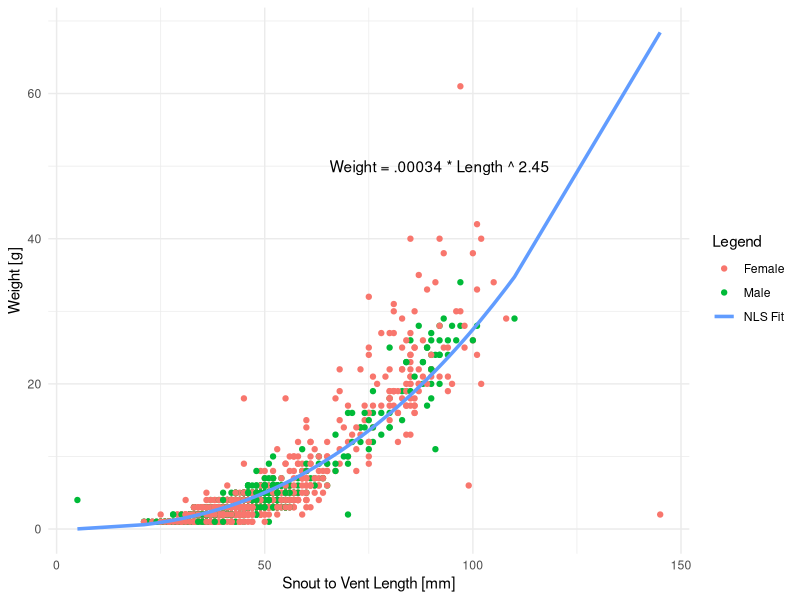
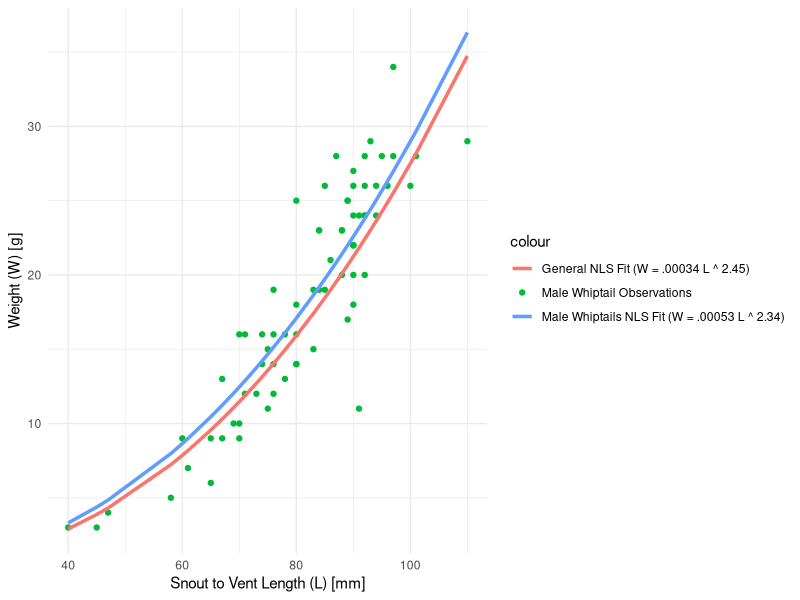

The R script that drew these images, in order:
## ---- chunk 1
knitr::opts_chunk$set(echo = TRUE, message=FALSE, warning=FALSE)
library(purrr)
library(tidyverse)
library(Metrics)
library(cowplot)
library(here)
library(broom)
library(kableExtra)
## ---- chunk 2
# read in lizard data
lizards_raw = read_csv(here("data", "lizard.csv"))
# add log transformations of weight and length as new columns to data
lizards = lizards_raw %>% 
  mutate(
    log_weight = log(weight),
    log_length = log(SV_length)
  ) %>% 
  mutate(sex = case_when(
    sex == "F" ~ "Female", 
    sex == "M" ~ "Male"
  )
  )
## ---- chunk 3
# write a function model such that (( weight = a x (snout to length) ^ b ))
lizard_model = function(a, b, svl){
 weight = a * (svl) ^ b
return(weight)
}
## ---- chunk 4
# Build NLS model by guessing parameters by fitting data to a log-log model
# ln(weight) = ln(a) + b * ln(length) 
guess_model = lm(log_weight ~ log_length, data = lizards)
# define parameter guesses
a_guess = exp(coefficients(guess_model)[1])
b_guess = coefficients(guess_model)[2]
# build NLS model
lizards_general_nls = nls(weight ~ lizard_model(a, b, SV_length ),
                  data=lizards,
                  start=list(a = a_guess, b = b_guess), 
                  trace=TRUE)
# display model in table
lizards_general_tidy = tidy(lizards_general_nls)
kable(lizards_general_tidy, caption = "Table 1: NLS General Model Results Summary", col.names = c("Parameter", "Estimate", "Standard Error", "Statistic", "P Value")) %>%
  kable_classic(full_width = F, html_font = "Cambria")
## ---- chunk 5
# add column to lizards with modeled weights based on NLS parameters
a_general = lizards_general_tidy$estimate[1]
b_general = lizards_general_tidy$estimate[2]
lizards = lizards %>% 
  mutate(general_model_weights = lizard_model(a_general,b_general,SV_length))
## ---- chunk 6
# Data Viz of general NLS
ggplot() + 
  geom_point(data = lizards, aes(x = SV_length, y = weight, color = sex)) + 
  labs(x = "Snout to Vent Length [mm]", y = "Weight [g]", color = "Legend") + 
  theme_minimal() +
  geom_line(data = lizards, size = 1.2, aes(x = SV_length, y = general_model_weights, color = "NLS Fit")) +
  geom_text(aes(x = 92, y = 50, label = "Weight = .00034 * Length ^ 2.45"))
## ---- chunk 7
# filter out male whiptails
male_whips = lizards %>% 
  filter(spp == "CNTI", sex == "Male")
## ---- chunk 8
# Build NLS model by guessing parameters by fitting data to a log-log model (male whiptails only)
# ln(weight) = ln(a) + b * ln(length) 
mw_guess_model = lm(log_weight ~ log_length, data = male_whips)
# define parameter guesses
mw_a_guess = exp(coefficients(guess_model)[1])
mw_b_guess = coefficients(guess_model)[2]
# build NLS model
male_whips_nls = nls(weight ~ lizard_model(a, b, SV_length),
                  data=male_whips,
                  start=list(a = a_guess, b = b_guess), 
                  trace=TRUE)
# display model in table
male_whips_general_tidy = tidy(male_whips_nls)
kable(male_whips_general_tidy, caption = "Table 2: NLS Male Whiptails Model Results Summary", col.names = c("Parameter", "Estimate", "Standard Error", "Statistic", "P Value")) %>%
  kable_classic(full_width = F, html_font = "Cambria")
## ---- chunk 9
# add column to male whips with modeled weights based on mw NLS parameters
a_mw = male_whips_general_tidy$estimate[1]
b_mw = male_whips_general_tidy$estimate[2]
male_whips = male_whips %>% 
  mutate(mw_model_weights = lizard_model(a_mw,b_mw,SV_length)) %>% 
  mutate(general_rmse = map2_dbl(general_model_weights, weight, ~rmse(.x, .y))) %>% 
  mutate(mw_rmse = map2_dbl(mw_model_weights, weight, ~rmse(.x, .y)))
## ---- chunk 10
# Data Viz of male whips and general NLS
ggplot() + 
  geom_point(data = male_whips, aes(x = SV_length, y = weight, color = "Male Whiptail Observations")) + 
  labs(x = "Snout to Vent Length (L) [mm]", y = "Weight (W) [g]") + 
  theme_minimal() +
  geom_line(data = male_whips, size = 1.2, aes(x = SV_length, 
                                               y = general_model_weights, 
                                               color = "General NLS Fit (W = .00034 L ^ 2.45)")) +
  geom_line(data = male_whips, size = 1.2, aes(x = SV_length, 
                                               y = mw_model_weights, 
                                               color = "Male Whiptails NLS Fit (W = .00053 L ^ 2.34)")) 
